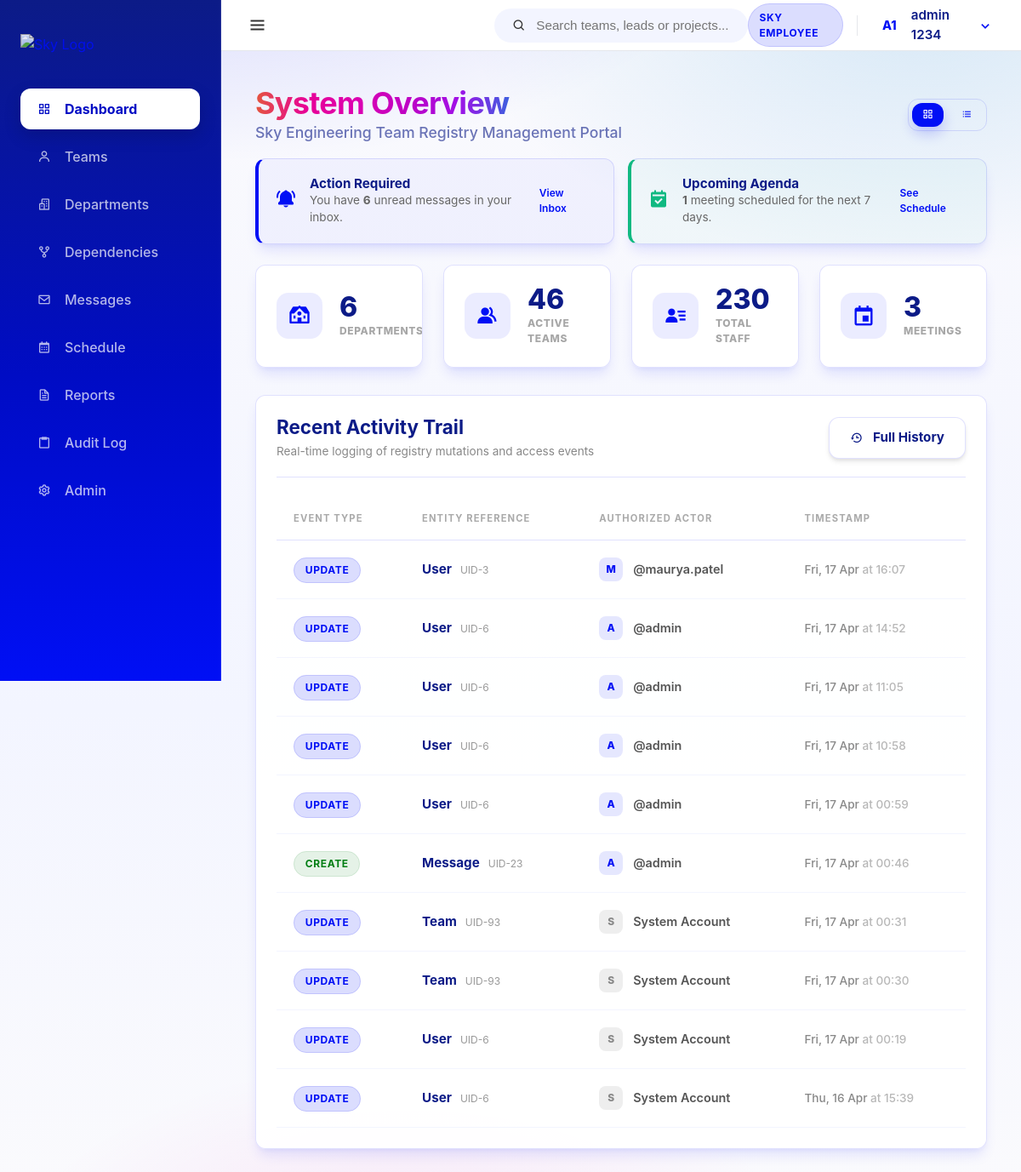
The page /dashboard/ (signed in) on the database as committed earlier.
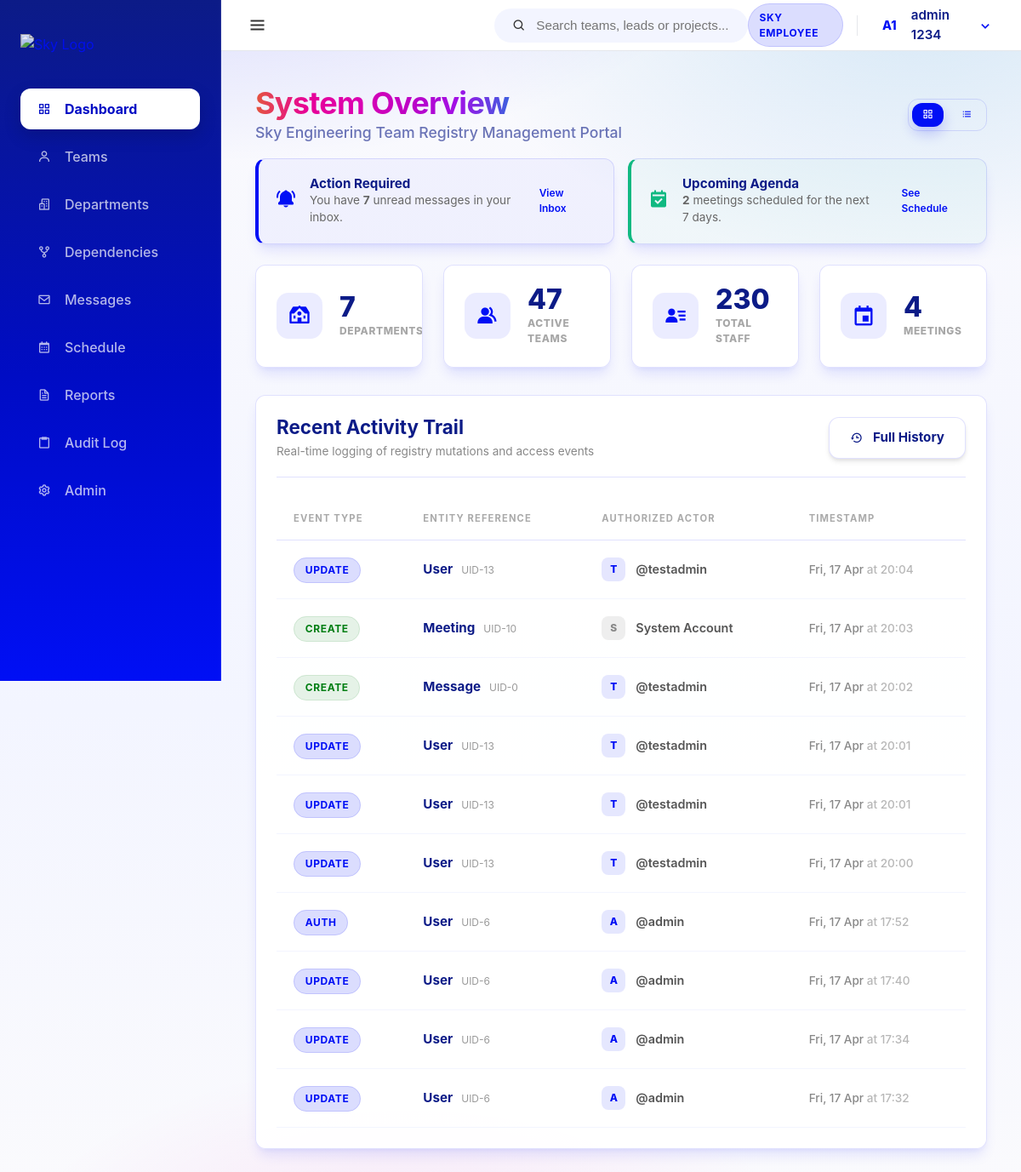
The same page on the database as committed later.
### core/models.py (models this page shows, shortened)
class AuditLog(models.Model):
    audit_id = models.AutoField(primary_key=True)
    actor_user = models.ForeignKey(User, on_delete=models.SET_NULL, null=True, blank=True, related_name='audit_actions')
    ACTION_CHOICES = [
        ('CREATE', 'Create'),
        ('UPDATE', 'Update'),
        ('DELETE', 'Delete'),
    ]
    action_type = models.CharField(max_length=10, choices=ACTION_CHOICES)
    entity_type = models.CharField(max_length=50) # Team/Department/User etc.
    entity_id = models.IntegerField()
    action_changed_at = models.DateTimeField(auto_now_add=True)
    change_summary = models.TextField()

class User(AbstractUser):
    class Meta:
        verbose_name = 'User'
        verbose_name_plural = 'Users'

### core/views.py (the view)
# urls.py: path('', views.dashboard, name='dashboard'),
@login_required
def dashboard(request):
    view_mode = request.GET.get('view', 'grid')
    unread_messages = Message.objects.filter(message_status='sent').count()
    upcoming_meetings = Meeting.objects.filter(start_datetime__gte=datetime.now()).count()
    context = {
        'total_teams': Team.objects.count(),
        'total_depts': Department.objects.count(),
        'total_members': TeamMember.objects.count(),
        'total_meetings': Meeting.objects.count(),
        'unread_messages': unread_messages,
        'upcoming_meetings': upcoming_meetings,
        'recent_updates': AuditLog.objects.all().order_by('-action_changed_at')[:10],
        'view_mode': view_mode,
    }
    return render(request, 'dashboard.html', context)

### templates/dashboard.html (shortened to what the changed rows need)
{% extends 'base.html' %}
{% block content %}
<div class="flex-between mb-2 animate-slide-up">
    <div class="dashboard-header">
        <h1 class="spectrum-text" style="font-size: 2.25rem; letter-spacing: -0.02em;">System Overview</h1>
    </div>
</div>
<div class="row animate-slide-up" style="animation-delay: 0.15s; margin-top: 1rem;">
    <div class="flex-center gap-2" style="width: 100%; flex-wrap: wrap;">
        {% if unread_messages > 0 %}
        <div class="card" style="flex: 1; min-width: 300px; padding: 1.25rem; border-left: 4px solid var(--sky-primary); background: rgba(0, 15, 245, 0.03);">
            <div style="display: flex; align-items: center; gap: 1rem;">
                <div style="font-size: 1.5rem; color: var(--sky-primary);"><i class='bx bxs-bell-ring bx-tada'></i></div>
                <div>
                    <h4 style="font-size: 0.95rem; font-weight: 700; color: var(--sky-header-blue);">Action Required</h4>
                    <p style="font-size: 0.85rem; color: #666;">You have <strong>{{ unread_messages }}</strong> unread message{{ unread_messages|pluralize }} in your inbox.</p>
                </div>
                <a href="{% url 'messages_app:inbox' %}" class="btn btn-ghost" style="margin-left: auto; font-size: 0.75rem;">View Inbox</a>
            </div>
        </div>
        {% endif %}
        {% if upcoming_meetings > 0 %}
        <div class="card" style="flex: 1; min-width: 300px; padding: 1.25rem; border-left: 4px solid #10b981; background: rgba(16, 185, 129, 0.03);">
            <div style="display: flex; align-items: center; gap: 1rem;">
                <div style="font-size: 1.5rem; color: #10b981;"><i class='bx bxs-calendar-check'></i></div>
                <div>
                    <h4 style="font-size: 0.95rem; font-weight: 700; color: var(--sky-header-blue);">Upcoming Agenda</h4>
                    <p style="font-size: 0.85rem; color: #666;"><strong>{{ upcoming_meetings }}</strong> meeting{{ upcoming_meetings|pluralize }} scheduled for the next 7 days.</p>
                </div>
                <a href="{% url 'schedule:calendar' %}" class="btn btn-ghost" style="margin-left: auto; font-size: 0.75rem;">See Schedule</a>
            </div>
        </div>
        {% endif %}
    </div>
</div>
<div class="grid-4 mb-2" style="margin-top: 1.5rem;">
    <div class="card hover-lift animate-slide-up" style="animation-delay: 0.1s; padding: 1.5rem; display: flex; align-items: center; gap: 1.25rem;">
        <div>
            <div style="font-size: 2rem; font-weight: 800; color: var(--sky-header-blue); line-height: 1;">{{ total_depts }}</div>
            <div style="font-size: 0.75rem; font-weight: 800; opacity: 0.6; margin-top: 0.2rem; text-transform: uppercase; letter-spacing: 0.05em; color: var(--muted-foreground);">DEPARTMENTS</div>
        </div>
    </div>
    <div class="card hover-lift animate-slide-up" style="animation-delay: 0.2s; padding: 1.5rem; display: flex; align-items: center; gap: 1.25rem;">
        <div>
            <div style="font-size: 2rem; font-weight: 800; color: var(--sky-header-blue); line-height: 1;">{{ total_teams }}</div>
            <div style="font-size: 0.75rem; font-weight: 800; opacity: 0.6; margin-top: 0.2rem; text-transform: uppercase; letter-spacing: 0.05em; color: var(--muted-foreground);">ACTIVE TEAMS</div>
        </div>
    </div>
    <div class="card hover-lift animate-slide-up" style="animation-delay: 0.4s; padding: 1.5rem; display: flex; align-items: center; gap: 1.25rem;">
        <div>
            <div style="font-size: 2rem; font-weight: 800; color: var(--sky-header-blue); line-height: 1;">{{ total_meetings }}</div>
            <div style="font-size: 0.75rem; font-weight: 800; opacity: 0.6; margin-top: 0.2rem; text-transform: uppercase; letter-spacing: 0.05em; color: var(--muted-foreground);">MEETINGS</div>
        </div>
    </div>
</div>
<div class="row animate-slide-up" style="animation-delay: 0.4s; margin-top: 2rem;">
    <div class="card" style="width: 100%;">
        <div class="card-header" style="margin-bottom: 1.5rem; display: flex; justify-content: space-between; align-items: center; border-bottom: 1px solid var(--border); padding-bottom: 1.25rem;">
            <div>
                <h2 style="font-size: 1.4rem; color: var(--sky-header-blue);">Recent Activity Trail</h2>
            </div>
        </div>
        <table style="width: 100%; border-collapse: collapse;">
            <thead>
                <tr style="text-align: left; color: #aaa; font-size: 0.7rem; text-transform: uppercase; letter-spacing: 0.1em; border-bottom: 1px solid var(--border);">
                    <th style="padding: 1rem 1.25rem;">Event Type</th>
                    <th style="padding: 1rem 1.25rem;">Entity Reference</th>
                    <th style="padding: 1rem 1.25rem;">Authorized Actor</th>
                    <th style="padding: 1rem 1.25rem;">Timestamp</th>
                </tr>
            </thead>
            <tbody>
                {% for log in recent_updates %}
                <tr style="border-bottom: 1px solid var(--sky-surface-strong); transition: background 0.2s ease;">
                    <td style="padding: 1.25rem;">
                        <span class="badge {% if log.action_type == 'CREATE' %}badge-green{% elif log.action_type == 'DELETE' %}badge-red{% else %}badge-blue{% endif %}">
                            {{ log.action_type }}
                        </span>
                    </td>
                    <td style="padding: 1.25rem;">
                        <span style="font-weight: 700; color: var(--sky-header-blue); font-size: 0.95rem;">
                            {% if log.entity_type == 'Team Milestone' %}
                                <i class='bx bx-flag' style="color: var(--sky-primary);"></i> Milestone
                            {% else %}
                                {{ log.entity_type }}
                            {% endif %}
                        </span>
                        <span style="font-size: 0.75rem; color: #999; margin-left: 0.4rem;">UID-{{ log.entity_id }}</span>
                    </td>
                    <td style="padding: 1.25rem;">
                        <div style="display: flex; align-items: center; gap: 0.75rem;">
                            <div style="width: 28px; height: 28px; background: {% if log.actor_user %}var(--sky-tint-10){% else %}#eee{% endif %}; border-radius: 8px; display: flex; align-items: center; justify-content: center; font-size: 0.75rem; font-weight: 800; color: {% if log.actor_user %}var(--sky-primary){% else %}#888{% endif %};">
                                {% if log.actor_user %}{{ log.actor_user.username|slice:":1"|upper }}{% else %}S{% endif %}
                            </div>
                            <span style="font-weight: 600; color: #555; font-size: 0.9rem;">
                                {% if log.actor_user %}@{{ log.actor_user.username }}{% else %}System Account{% endif %}
                            </span>
                        </div>
                    </td>
                    <td style="padding: 1.25rem; font-size: 0.85rem; color: #888; font-weight: 500;">
                        {{ log.action_changed_at|date:"D, d M" }} <span style="opacity: 0.6;">at {{ log.action_changed_at|date:"H:i" }}</span>
                    </td>
                </tr>
                {% endfor %}
            </tbody>
        </table>
    </div>
</div>
{% endblock %}

Rows that differ between the two databases and show on the page:
no longer on this page (row unchanged): AuditLog: action_type "UPDATE", entity_type "User", entity_id "3", actor_user.username "M", actor_user.username "maurya.patel", action_changed_at "Fri, 17 Apr", action_changed_at "16:07"
no longer on this page (row unchanged): AuditLog: action_type "UPDATE", entity_type "User", entity_id "6", actor_user.username "A", actor_user.username "admin", action_changed_at "Fri, 17 Apr", action_changed_at "14:52"
no longer on this page (row unchanged): AuditLog: action_type "UPDATE", entity_type "User", entity_id "6", actor_user.username "A", actor_user.username "admin", action_changed_at "Fri, 17 Apr", action_changed_at "11:05"
no longer on this page (row unchanged): AuditLog: action_type "UPDATE", entity_type "User", entity_id "6", actor_user.username "A", actor_user.username "admin", action_changed_at "Fri, 17 Apr", action_changed_at "10:58"
no longer on this page (row unchanged): AuditLog: action_type "UPDATE", entity_type "User", entity_id "6", actor_user.username "A", actor_user.username "admin", action_changed_at "Fri, 17 Apr", action_changed_at "00:59"
no longer on this page (row unchanged): AuditLog: action_type "CREATE", entity_type "Message", entity_id "23", actor_user.username "A", actor_user.username "admin", action_changed_at "Fri, 17 Apr", action_changed_at "00:46"
no longer on this page (row unchanged): AuditLog: action_type "UPDATE", entity_type "Team", entity_id "93", shows "S", shows "System Account", action_changed_at "Fri, 17 Apr", action_changed_at "00:31"
no longer on this page (row unchanged): AuditLog: action_type "UPDATE", entity_type "Team", entity_id "93", shows "S", shows "System Account", action_changed_at "Fri, 17 Apr", action_changed_at "00:30"
no longer on this page (row unchanged): AuditLog: action_type "UPDATE", entity_type "User", entity_id "6", shows "S", shows "System Account", action_changed_at "Fri, 17 Apr", action_changed_at "00:19"
no longer on this page (row unchanged): AuditLog: action_type "UPDATE", entity_type "User", entity_id "6", shows "S", shows "System Account", action_changed_at "Thu, 16 Apr", action_changed_at "15:39"
added AuditLog: action_type "UPDATE", entity_type "User", entity_id "13", actor_user.username "T", actor_user.username "testadmin", action_changed_at "Fri, 17 Apr", action_changed_at "20:04"
added AuditLog: action_type "CREATE", entity_type "Meeting", entity_id "10", shows "S", shows "System Account", action_changed_at "Fri, 17 Apr", action_changed_at "20:03"
added AuditLog: action_type "CREATE", entity_type "Message", entity_id "0", actor_user.username "T", actor_user.username "testadmin", action_changed_at "Fri, 17 Apr", action_changed_at "20:02"
added AuditLog: action_type "UPDATE", entity_type "User", entity_id "13", actor_user.username "T", actor_user.username "testadmin", action_changed_at "Fri, 17 Apr", action_changed_at "20:01"
added AuditLog: action_type "UPDATE", entity_type "User", entity_id "13", actor_user.username "T", actor_user.username "testadmin", action_changed_at "Fri, 17 Apr", action_changed_at "20:01"
added AuditLog: action_type "UPDATE", entity_type "User", entity_id "13", actor_user.username "T", actor_user.username "testadmin", action_changed_at "Fri, 17 Apr", action_changed_at "20:00"
added AuditLog: action_type "AUTH", entity_type "User", entity_id "6", actor_user.username "A", actor_user.username "admin", action_changed_at "Fri, 17 Apr", action_changed_at "17:52"
added AuditLog: action_type "UPDATE", entity_type "User", entity_id "6", actor_user.username "A", actor_user.username "admin", action_changed_at "Fri, 17 Apr", action_changed_at "17:40"
added AuditLog: action_type "UPDATE", entity_type "User", entity_id "6", actor_user.username "A", actor_user.username "admin", action_changed_at "Fri, 17 Apr", action_changed_at "17:34"
added AuditLog: action_type "UPDATE", entity_type "User", entity_id "6", actor_user.username "A", actor_user.username "admin", action_changed_at "Fri, 17 Apr", action_changed_at "17:32"
Other text that changed with them:
{{ unread_messages }}: "6" → "7"
{{ upcoming_meetings }}: "1" → "2"
{{ total_depts }}: "6" → "7"
{{ total_teams }}: "46" → "47"
{{ total_meetings }}: "3" → "4"
